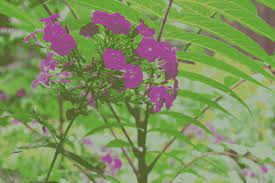
#> input picture image/1.jpg, 275 x 183 px, found by its file name
$ python image_change.py
#> lines starting #> are read from the running program, lines starting #| are printed output that depends on the picture
import numpy as np
from PIL import Image
path = '/Users/admin/projects/image/1.jpg'
def image_to_bw(path_to_image):
#> called with path_to_image = '/Users/admin/projects/image/1.jpg'
    path_to_save = '/Users/admin/projects/result_image/'
    image_name = path_to_image.split('/')[-1]
    print(image_name)
    img = Image.open('/Users/admin/projects/image/1.jpg')
#> img is the input picture: PIL image 275x183 RGB; mean R, G, B 126.6, 146.5, 92.2
    arr = np.asarray(img, dtype='uint8')
    x, y, _ = arr.shape
#> x = 183; y = 275

    k = np.array([[[0.2989, 0.587, 0.114]]])
    arr2 = np.round(np.sum(arr*k, axis=2)).astype(np.uint8).reshape((x, y))
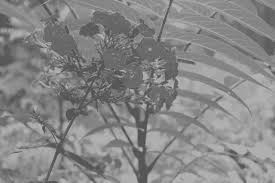
#> arr2: shape (183, 275); min 67, max 193, mean 134.4

    img2 = Image.fromarray(arr2)
    img2.save(path_to_save+image_name)

image_to_bw(path)
